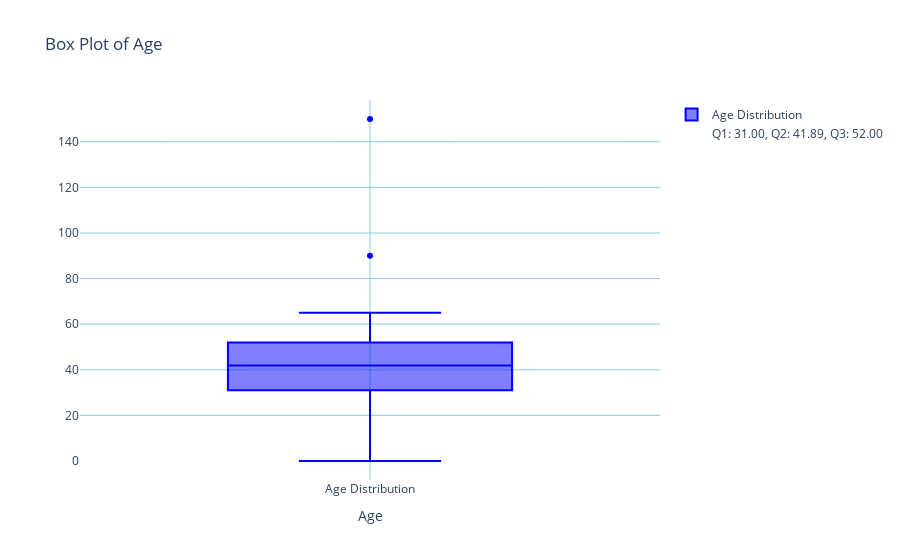

The code cell stored with this chart in its notebook:
### Markdown cell above
> <h5 style="color:red;"> 2. BOX PLOT SECTION</h5>

### Code cell
# Box Plot of Age
fig_box = go.Figure()
fig_box.add_trace(go.Box(y=df['age'], boxpoints='outliers', marker_color='blue', name='Age Distribution'))

# Add quartile annotations
quartiles = np.percentile(df['age'], [25, 50, 75])
quartile_text = [f"Q{i}: {quartile:.2f}" for i, quartile in enumerate(quartiles, start=1)]
fig_box.add_trace(go.Scatter(x=[None], y=[None], mode='markers', marker=dict(color='white', size=0), name=', '.join(quartile_text)))
fig_box.update_layout(
    title='Box Plot of Age',
    xaxis_title='Age',
    yaxis_title='',
    showlegend=True,
    plot_bgcolor='rgba(0,0,0,0)',  # Remove background color
     xaxis=dict(showgrid=True, gridwidth=1, gridcolor='skyblue'),  # Add x-axis gridlines
    yaxis=dict(showgrid=True, gridwidth=1, gridcolor='skyblue'),  # Add y-axis gridlines
    height=400,  # Adjust plot height
)
fig_box.show()

### Figure 1 — Plotly figure (JSON) as saved in the notebook; plotly's stock layout.template omitted (floating-point values rounded to 4 significant figures; data arrays with more than 128 entries replaced by an {"elided": "..."} marker saying what was removed)
{"data": [{"boxpoints": "outliers", "marker": {"color": "blue"}, "name": "Age Distribution", "type": "box", "y": {"elided": "1000 float values"}}, {"marker": {"color": "white", "size": 0}, "mode": "markers", "name": "Q1: 31.00, Q2: 41.89, Q3: 52.00", "type": "scatter", "x": [null], "y": [null]}], "layout": {"autosize": true, "plot_bgcolor": "rgba(0, 0, 0, 0)", "showlegend": true, "title": {"text": "Box Plot of Age"}, "xaxis": {"autorange": true, "gridcolor": "skyblue", "gridwidth": 1, "range": [-0.5, 0.5], "showgrid": true, "title": {"text": "Age"}, "type": "category"}, "yaxis": {"autorange": true, "gridcolor": "skyblue", "gridwidth": 1, "range": [-8.333, 158.3], "showgrid": true, "title": {"text": ""}, "type": "linear"}}}
